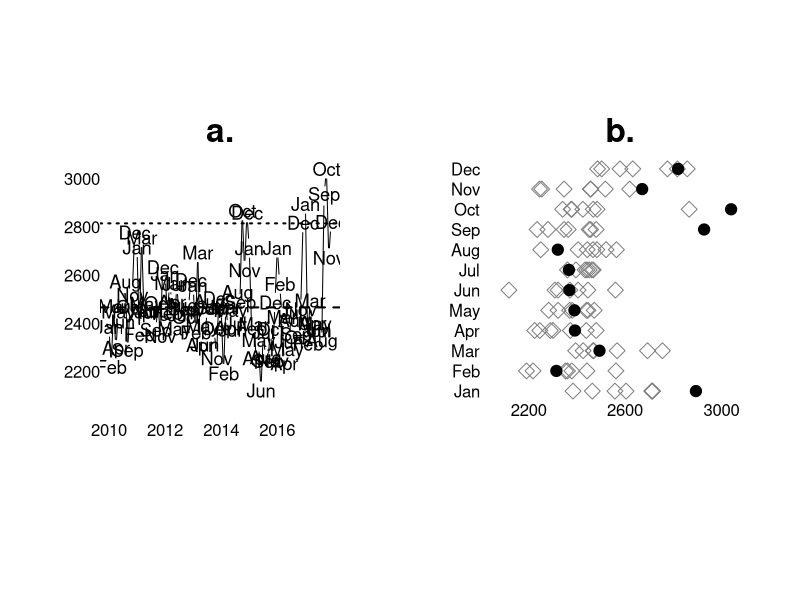

Write R code to recreate this figure.
# last update 2020.01.09
library(zoo)

# DATA
d<-read.csv("data/data.csv")
d<-d[order(d$year, d$month),]             
x<-ts(d$deaths, start=c(2010,1), frequency=12)   #raw

# PLOT
par(mar=c(5,5,3,3), mfrow=c(1,2), bty='n', las=1, pty='s', 
    cex.lab=2, cex.axis=1, cex.main=2)

# a. Raw data
plot(x, type='n', cex=2, pch=4, axes=F, xlab="", ylab="", main="a.")
abline(h=mean(x),lty=2,lwd=2)
abline(h=mean(x) + 2*sd(x),lty=3,lwd=2)
lines(x, type='b', pch=NA )
text(x, labels=rep(month.abb[1:12],8), cex=1.1)
axis(1,tick=F, at=2010:2017, labels=2010:2017)
axis(2,tick=F,line=-1)

# b. Per month
plot(d$deaths[d$year!=2017], d$month[d$year!=2017],
     type='p', cex=1.5, pch=5, xlim=c(min(d$deaths), max(d$deaths)), 
     col="grey50", axes=F, xlab="", ylab="", main="b.")
points(d$deaths[d$year==2017], d$month[d$year==2017], pch=19, cex=1.5)
axis(2, tick=F, at=1:12, label=month.abb[1:12]); axis(1, tick=F, line=-1)

## FIN